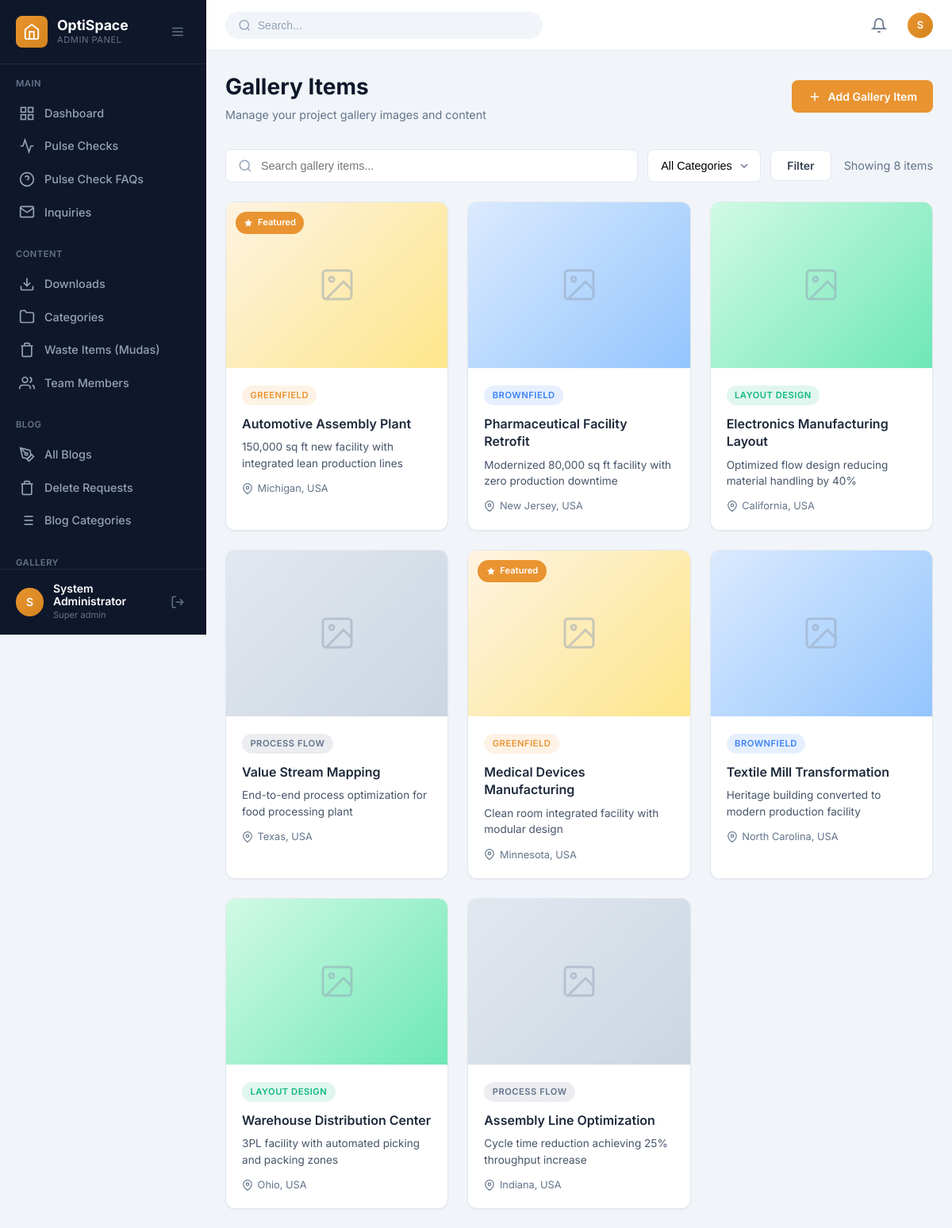
Page /admin/gallery.php (signed in) on the committed database.
### tables this page shows
CREATE TABLE IF NOT EXISTS gallery_items (
    id INT AUTO_INCREMENT PRIMARY KEY,
    category_id INT NOT NULL,
    title VARCHAR(255) NOT NULL,
    description TEXT DEFAULT NULL,
    image_path VARCHAR(500) DEFAULT NULL,
    thumbnail_path VARCHAR(500) DEFAULT NULL,
    location VARCHAR(255) DEFAULT NULL,
    industry VARCHAR(100) DEFAULT NULL,
    project_size VARCHAR(100) DEFAULT NULL,
    completion_date DATE DEFAULT NULL,
    is_featured TINYINT(1) DEFAULT 0,
    is_active TINYINT(1) DEFAULT 1,
    sort_order INT DEFAULT 0,
    created_by INT DEFAULT NULL,
    created_at TIMESTAMP DEFAULT CURRENT_TIMESTAMP,
    updated_at TIMESTAMP DEFAULT CURRENT_TIMESTAMP ON UPDATE CURRENT_TIMESTAMP,
    FOREIGN KEY (category_id) REFERENCES gallery_categories(id) ON DELETE RESTRICT,
    FOREIGN KEY (created_by) REFERENCES admin_users(id) ON DELETE SET NULL
);

CREATE TABLE IF NOT EXISTS gallery_categories (
    id INT AUTO_INCREMENT PRIMARY KEY,
    name VARCHAR(100) NOT NULL,
    slug VARCHAR(100) NOT NULL UNIQUE,
    description TEXT DEFAULT NULL,
    icon VARCHAR(50) DEFAULT 'image',
    color VARCHAR(20) DEFAULT '#E99431',
    bg_class VARCHAR(50) DEFAULT 'greenfield-bg',
    sort_order INT DEFAULT 0,
    is_active TINYINT(1) DEFAULT 1,
    created_at TIMESTAMP DEFAULT CURRENT_TIMESTAMP,
    updated_at TIMESTAMP DEFAULT CURRENT_TIMESTAMP ON UPDATE CURRENT_TIMESTAMP
);

### admin/gallery.php (the view, shortened to what this page needs)
<?php
$conn = getDBConnection();
$page = isset($_GET['page']) ? max(1, (int)$_GET['page']) : 1;
$perPage = 12;
$offset = ($page - 1) * $perPage;
$searchQuery = isset($_GET['search']) ? trim($_GET['search']) : '';
$whereClause = "1=1";
$params = [];
$types = "";
$countQuery = "SELECT COUNT(*) as total FROM gallery_items g WHERE {$whereClause}";
$countStmt = $conn->prepare($countQuery);
$countStmt->execute();
$totalRecords = $countStmt->get_result()->fetch_assoc()['total'];
$query = "
    SELECT g.*, c.name as category_name, c.color as category_color, c.bg_class
    FROM gallery_items g
    LEFT JOIN gallery_categories c ON g.category_id = c.id
    WHERE {$whereClause}
    ORDER BY g.sort_order ASC, g.created_at DESC
    LIMIT ?, ?
";
$params[] = $offset;
$params[] = $perPage;
$types .= "ii";
$stmt = $conn->prepare($query);
$stmt->bind_param($types, ...$params);
$stmt->execute();
$galleryItems = $stmt->get_result();
include __DIR__ . '/includes/header.php';
?>
<div class="page-header">
    <div class="page-title-section">
        <h1 class="page-title">Gallery Items</h1>
        <p class="page-subtitle">Manage your project gallery images and content</p>
    </div>
    <div class="page-actions">
        <a href="gallery-add.php" class="btn btn-primary">
            <svg viewBox="0 0 24 24" fill="none" stroke="currentColor" stroke-width="2">
                <line x1="12" y1="5" x2="12" y2="19"/>
                <line x1="5" y1="12" x2="19" y2="12"/>
            </svg>
            Add Gallery Item
        </a>
    </div>
</div>
<div class="filter-bar">
    <form class="filter-form" method="GET">
        <div class="filter-group">
            <div class="search-box">
                <svg viewBox="0 0 24 24" fill="none" stroke="currentColor" stroke-width="2">
                    <circle cx="11" cy="11" r="8"/>
                    <line x1="21" y1="21" x2="16.65" y2="16.65"/>
                </svg>
                <input type="text" name="search" placeholder="Search gallery items..." value="<?php echo htmlspecialchars($searchQuery); ?>">
            </div>
            <select name="category" class="filter-select">
                <option value="0">All Categories</option>
            </select>
            <button type="submit" class="btn btn-secondary">Filter</button>
        </div>
    </form>
    <div class="filter-info">
        Showing <?php echo $totalRecords; ?> item<?php echo $totalRecords !== 1 ? 's' : ''; ?>
    </div>
</div>
<div class="gallery-admin-grid">
    <?php if ($galleryItems->num_rows > 0): ?>
        <?php while ($item = $galleryItems->fetch_assoc()): ?>
        <div class="gallery-admin-card <?php echo $item['is_active'] ? '' : 'inactive'; ?>">
            <div class="gallery-card-image" style="background: <?php echo $item['bg_class'] ? '' : 'linear-gradient(135deg, #FEF3E2 0%, #FDE68A 100%)'; ?>" data-bg="<?php echo htmlspecialchars($item['bg_class']); ?>">
                <?php if ($item['image_path'] && file_exists(__DIR__ . '/../' . $item['image_path'])): ?>
                    <img src="../<?php echo htmlspecialchars($item['image_path']); ?>" alt="<?php echo htmlspecialchars($item['title']); ?>">
                <?php else: ?>
                    <div class="placeholder-icon">
                        <svg viewBox="0 0 24 24" fill="none" stroke="currentColor" stroke-width="1.5">
                            <rect x="3" y="3" width="18" height="18" rx="2" ry="2"/>
                            <circle cx="8.5" cy="8.5" r="1.5"/>
                            <polyline points="21 15 16 10 5 21"/>
                        </svg>
                    </div>
                <?php endif; ?>
                <?php if ($item['is_featured']): ?>
                <span class="featured-badge">
                    <svg viewBox="0 0 24 24" fill="currentColor" stroke="none" width="12" height="12">
                        <polygon points="12 2 15.09 8.26 22 9.27 17 14.14 18.18 21.02 12 17.77 5.82 21.02 7 14.14 2 9.27 8.91 8.26 12 2"/>
                    </svg>
                    Featured
                </span>
                <?php endif; ?>
            </div>
            <div class="gallery-card-content">
                <span class="category-tag" style="background: <?php echo $item['category_color']; ?>20; color: <?php echo $item['category_color']; ?>">
                    <?php echo htmlspecialchars($item['category_name']); ?>
                </span>
                <h3 class="card-title"><?php echo htmlspecialchars($item['title']); ?></h3>
                <p class="card-description"><?php echo htmlspecialchars(substr($item['description'], 0, 80)); ?><?php echo strlen($item['description']) > 80 ? '...' : ''; ?></p>
                <?php if ($item['location']): ?>
                <div class="card-meta">
                    <svg viewBox="0 0 24 24" fill="none" stroke="currentColor" stroke-width="2">
                        <path d="M21 10c0 7-9 13-9 13s-9-6-9-13a9 9 0 0 1 18 0z"/>
                        <circle cx="12" cy="10" r="3"/>
                    </svg>
                    <?php echo htmlspecialchars($item['location']); ?>
                </div>
                <?php endif; ?>
            </div>
        </div>
        <?php endwhile; ?>
    <?php endif; ?>
</div>
<?php include __DIR__ . '/includes/footer.php'; ?>

### admin/assets/css/admin.css (style rules this page uses)
:root { --admin-primary: #E99431; --admin-primary-dark: #d4851c; --admin-primary-light: rgba(233, 148, 49, 0.1); --admin-dark: #1E293B; --admin-dark-light: #334155; --admin-gray-900: #0F172A; --admin-gray-800: #1E293B; --admin-gray-700: #334155; --admin-gray-600: #475569; --admin-gray-500: #64748B; --admin-gray-400: #94A3B8; --admin-gray-300: #CBD5E1; --admin-gray-200: #E2E8F0; --admin-gray-100: #F1F5F9; --admin-gray-50: #F8FAFC; --admin-white: #FFFFFF; --admin-success: #10B981; --admin-success-light: rgba(16, 185, 129, 0.1); --admin-warning: #F59E0B; --admin-warning-light: rgba(245, 158, 11, 0.1); --admin-danger: #EF4444; --admin-danger-light: rgba(239, 68, 68, 0.1); --admin-info: #3B82F6; --admin-info-light: rgba(59, 130, 246, 0.1); --sidebar-width: 260px; --sidebar-collapsed-width: 70px; --sidebar-bg: var(--admin-gray-900); --sidebar-text: var(--admin-gray-400); --sidebar-active: var(--admin-primary); --header-height: 64px; --header-bg: var(--admin-white); --shadow-sm: 0 1px 2px rgba(0, 0, 0, 0.05); --shadow-md: 0 4px 6px -1px rgba(0, 0, 0, 0.1); --shadow-lg: 0 10px 15px -3px rgba(0, 0, 0, 0.1); --shadow-xl: 0 20px 25px -5px rgba(0, 0, 0, 0.1); --radius-sm: 4px; --radius-md: 8px; --radius-lg: 12px; --radius-xl: 16px; --radius-full: 9999px; --transition-fast: 0.15s ease; --transition-normal: 0.3s ease; }
*, *::before, *::after { box-sizing: border-box; margin: 0; padding: 0; }
html { font-size: 16px; -webkit-font-smoothing: antialiased; -moz-osx-font-smoothing: grayscale; }
body.admin-body { font-family: 'Inter', -apple-system, BlinkMacSystemFont, 'Segoe UI', Roboto, sans-serif; background: var(--admin-gray-100); color: var(--admin-gray-700); line-height: 1.5; min-height: 100vh; }
a { color: inherit; text-decoration: none; }
button { font-family: inherit; cursor: pointer; border: none; background: none; }
.page-header { display: flex; align-items: center; justify-content: space-between; margin-bottom: 2rem; flex-wrap: wrap; gap: 1rem; }
.page-title-section { display: flex; flex-direction: column; gap: 0.25rem; }
.page-title { font-size: 1.75rem; font-weight: 700; color: var(--admin-gray-900); }
.page-subtitle { font-size: 0.9rem; color: var(--admin-gray-500); }
.page-actions { display: flex; gap: 0.75rem; }
.btn { display: inline-flex; align-items: center; justify-content: center; gap: 0.5rem; padding: 0.625rem 1.25rem; font-size: 0.875rem; font-weight: 600; border-radius: var(--radius-md); transition: all var(--transition-fast); cursor: pointer; border: none; }
.btn svg { width: 18px; height: 18px; }
.btn-primary { background: var(--admin-primary); color: var(--admin-white); }
.btn-secondary { background: var(--admin-white); color: var(--admin-gray-700); border: 1px solid var(--admin-gray-200); }
.card-title { font-size: 1rem; font-weight: 600; color: var(--admin-gray-900); }

### rows in the picture
gallery_items: is_featured 1 (drawn), category.name "GREENFIELD", title "Automotive Assembly Plant", description "150,000 sq ft new facility with integrated lean production lines", location "Michigan, USA"
gallery_items: category.name "BROWNFIELD", title "Pharmaceutical Facility Retrofit", description "Modernized 80,000 sq ft facility with zero production downtime", location "New Jersey, USA"
gallery_items: category.name "LAYOUT DESIGN", title "Electronics Manufacturing Layout", description "Optimized flow design reducing material handling by 40%", location "California, USA"
gallery_items: category.name "PROCESS FLOW", title "Value Stream Mapping", description "End-to-end process optimization for food processing plant", location "Texas, USA"
gallery_items: is_featured 1 (drawn), category.name "GREENFIELD", title "Medical Devices Manufacturing", description "Clean room integrated facility with modular design", location "Minnesota, USA"
gallery_items: category.name "BROWNFIELD", title "Textile Mill Transformation", description "Heritage building converted to modern production facility", location "North Carolina, USA"
gallery_items: category.name "LAYOUT DESIGN", title "Warehouse Distribution Center", description "3PL facility with automated picking and packing zones", location "Ohio, USA"
gallery_items: category.name "PROCESS FLOW", title "Assembly Line Optimization", description "Cycle time reduction achieving 25% throughput increase", location "Indiana, USA"

### other values in the picture
substr($admin['full_name'] ?? 'A', 0, 1) "S"
$admin['full_name'] "System Administrator"
str_replace('_', ' ', $admin['role'] ?? 'Admin') "Super admin"
$totalRecords "8"
